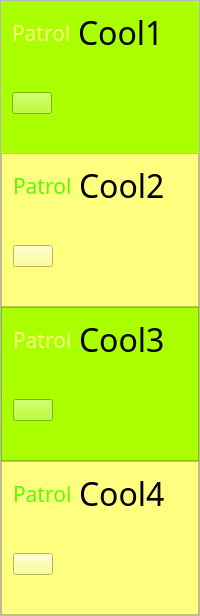
              <widget class="QFrame" name="frame_19">
               <property name="frameShape">
                <enum>QFrame::StyledPanel</enum>
               </property>
               <property name="frameShadow">
                <enum>QFrame::Raised</enum>
               </property>
               <layout class="QVBoxLayout" name="verticalLayout_6">
                <property name="spacing">
                 <number>0</number>
                </property>
                <property name="leftMargin">
                 <number>0</number>
                </property>
                <property name="topMargin">
                 <number>0</number>
                </property>
                <property name="rightMargin">
                 <number>0</number>
                </property>
                <property name="bottomMargin">
                 <number>0</number>
                </property>
                <item>
                 <widget class="QFrame" name="frame_9">
                  <property name="sizePolicy">
                   <sizepolicy hsizetype="Preferred" vsizetype="Preferred">
                    <horstretch>0</horstretch>
                    <verstretch>0</verstretch>
                   </sizepolicy>
                  </property>
                  <property name="minimumSize">
                   <size>
                    <width>0</width>
                    <height>0</height>
                   </size>
                  </property>
                  <property name="maximumSize">
                   <size>
                    <width>16777215</width>
                    <height>16777215</height>
                   </size>
                  </property>
                  <property name="styleSheet">
                   <string notr="true">background-color: rgb(170, 255, 0)</string>
                  </property>
                  <property name="frameShape">
                   <enum>QFrame::NoFrame</enum>
                  </property>
                  <property name="frameShadow">
                   <enum>QFrame::Plain</enum>
                  </property>
                  <property name="lineWidth">
                   <number>0</number>
                  </property>
                  <layout class="QGridLayout" name="gridLayout_8">
                   <property name="leftMargin">
                    <number>11</number>
                   </property>
                   <property name="spacing">
                    <number>7</number>
                   </property>
                   <item row="0" column="0">
                    <widget class="QLabel" name="team1_patrol">
                     <property name="font">
                      <font>
                       <family>Berlin Sans FB</family>
                       <pointsize>16</pointsize>
                      </font>
                     </property>
                     <property name="styleSheet">
                      <string notr="true">color: rgb(255, 255, 127);</string>
                     </property>
                     <property name="text">
                      <string>Patrol</string>
                     </property>
                    </widget>
                   </item>
                   <item row="0" column="1">
                    <widget class="QLabel" name="team1_cool">
                     <property name="font">
                      <font>
                       <family>Berlin Sans FB</family>
                       <pointsize>24</pointsize>
                      </font>
                     </property>
                     <property name="text">
                      <string>Cool1</string>
                     </property>
                    </widget>
                   </item>
                   <item row="1" column="0">
                    <widget class="QPushButton" name="pushButton_team1_choice">
                     <property name="sizePolicy">
                      <sizepolicy hsizetype="Maximum" vsizetype="Fixed">
                       <horstretch>0</horstretch>
                       <verstretch>0</verstretch>
                      </sizepolicy>
                     </property>
                     <property name="text">
                      <string/>
                     </property>
                     <property name="icon">
                      <iconset>
                       <selectedon>../icons/Question.png</selectedon>
                      </iconset>
                     </property>
                     <property name="iconSize">
                      <size>
                       <width>104</width>
                       <height>75</height>
                      </size>
                     </property>
                    </widget>
                   </item>
                   <item row="1" column="1">
                    <widget class="QLabel" name="team1_score">
                     <property name="font">
                      <font>
                       <family>Berlin Sans FB</family>
                       <pointsize>45</pointsize>
                      </font>
                     </property>
                     <property name="text">
                      <string/>
                     </property>
                     <property name="margin">
                      <number>0</number>
                     </property>
                    </widget>
                   </item>
                  </layout>
                 </widget>
                </item>
                <item>
                 <widget class="QFrame" name="frame_10">
                  <property name="sizePolicy">
                   <sizepolicy hsizetype="Preferred" vsizetype="Preferred">
                    <horstretch>0</horstretch>
                    <verstretch>0</verstretch>
                   </sizepolicy>
                  </property>
                  <property name="minimumSize">
                   <size>
                    <width>0</width>
                    <height>0</height>
                   </size>
                  </property>
                  <property name="maximumSize">
                   <size>
                    <width>16777215</width>
                    <height>16777215</height>
                   </size>
                  </property>
                  <property name="styleSheet">
                   <string notr="true">background-color:rgb(255, 255, 127)</string>
                  </property>
                  <property name="frameShape">
                   <enum>QFrame::StyledPanel</enum>
                  </property>
                  <property name="frameShadow">
                   <enum>QFrame::Raised</enum>
                  </property>
                  <layout class="QGridLayout" name="gridLayout_6">
                   <property name="leftMargin">
                    <number>11</number>
                   </property>
                   <property name="spacing">
                    <number>7</number>
                   </property>
                   <item row="0" column="0">
                    <widget class="QLabel" name="team2_patrol">
                     <property name="font">
                      <font>
                       <family>Berlin Sans FB</family>
                       <pointsize>16</pointsize>
                      </font>
                     </property>
                     <property name="styleSheet">
                      <string notr="true">color: rgb(85, 255, 0);</string>
                     </property>
                     <property name="text">
                      <string>Patrol</string>
                     </property>
                    </widget>
                   </item>
                   <item row="0" column="1">
                    <widget class="QLabel" name="team2_cool">
                     <property name="font">
                      <font>
                       <family>Berlin Sans FB</family>
                       <pointsize>24</pointsize>
                      </font>
                     </property>
                     <property name="text">
                      <string>Cool2</string>
                     </property>
                    </widget>
                   </item>
                   <item row="1" column="0">
                    <widget class="QPushButton" name="pushButton_team2_choice">
                     <property name="sizePolicy">
                      <sizepolicy hsizetype="Maximum" vsizetype="Fixed">
                       <horstretch>0</horstretch>
                       <verstretch>0</verstretch>
                      </sizepolicy>
                     </property>
                     <property name="text">
                      <string/>
                     </property>
                     <property name="icon">
                      <iconset>
                       <selectedon>../icons/Question.png</selectedon>
                      </iconset>
                     </property>
                     <property name="iconSize">
                      <size>
                       <width>104</width>
                       <height>75</height>
                      </size>
                     </property>
                    </widget>
                   </item>
                   <item row="1" column="1">
                    <widget class="QLabel" name="team2_score">
                     <property name="font">
                      <font>
                       <family>Berlin Sans FB</family>
                       <pointsize>45</pointsize>
                      </font>
                     </property>
                     <property name="text">
                      <string/>
                     </property>
                     <property name="margin">
                      <number>0</number>
                     </property>
                    </widget>
                   </item>
                  </layout>
                 </widget>
                </item>
                <item>
                 <widget class="QFrame" name="frame_11">
                  <property name="sizePolicy">
                   <sizepolicy hsizetype="Preferred" vsizetype="Preferred">
                    <horstretch>0</horstretch>
                    <verstretch>0</verstretch>
                   </sizepolicy>
                  </property>
                  <property name="minimumSize">
                   <size>
                    <width>0</width>
                    <height>0</height>
                   </size>
                  </property>
                  <property name="maximumSize">
                   <size>
                    <width>16777215</width>
                    <height>16777215</height>
                   </size>
                  </property>
                  <property name="styleSheet">
                   <string notr="true">background-color: rgb(170, 255, 0)</string>
                  </property>
                  <property name="frameShape">
                   <enum>QFrame::StyledPanel</enum>
                  </property>
                  <property name="frameShadow">
                   <enum>QFrame::Raised</enum>
                  </property>
                  <layout class="QGridLayout" name="gridLayout_7">
                   <property name="leftMargin">
                    <number>11</number>
                   </property>
                   <property name="spacing">
                    <number>7</number>
                   </property>
                   <item row="0" column="0">
                    <widget class="QLabel" name="team3_patrol">
                     <property name="font">
                      <font>
                       <family>Berlin Sans FB</family>
                       <pointsize>16</pointsize>
                      </font>
                     </property>
                     <property name="styleSheet">
                      <string notr="true">color: rgb(255, 255, 127);</string>
                     </property>
                     <property name="text">
                      <string>Patrol</string>
                     </property>
                    </widget>
                   </item>
                   <item row="0" column="1">
                    <widget class="QLabel" name="team3_cool">
                     <property name="font">
                      <font>
                       <family>Berlin Sans FB</family>
                       <pointsize>24</pointsize>
                      </font>
                     </property>
                     <property name="text">
                      <string>Cool3</string>
                     </property>
                    </widget>
                   </item>
                   <item row="1" column="0">
                    <widget class="QPushButton" name="pushButton_team3_choice">
                     <property name="sizePolicy">
                      <sizepolicy hsizetype="Maximum" vsizetype="Fixed">
                       <horstretch>0</horstretch>
                       <verstretch>0</verstretch>
                      </sizepolicy>
                     </property>
                     <property name="text">
                      <string/>
                     </property>
                     <property name="icon">
                      <iconset>
                       <selectedon>../icons/Question.png</selectedon>
                      </iconset>
                     </property>
                     <property name="iconSize">
                      <size>
                       <width>104</width>
                       <height>75</height>
                      </size>
                     </property>
                    </widget>
                   </item>
                   <item row="1" column="1">
                    <widget class="QLabel" name="team3_score">
                     <property name="font">
                      <font>
                       <family>Berlin Sans FB</family>
                       <pointsize>45</pointsize>
                      </font>
                     </property>
                     <property name="text">
                      <string/>
                     </property>
                     <property name="margin">
                      <number>0</number>
                     </property>
                    </widget>
                   </item>
                  </layout>
                 </widget>
                </item>
                <item>
                 <widget class="QFrame" name="frame_12">
                  <property name="sizePolicy">
                   <sizepolicy hsizetype="Preferred" vsizetype="Preferred">
                    <horstretch>0</horstretch>
                    <verstretch>0</verstretch>
                   </sizepolicy>
                  </property>
                  <property name="minimumSize">
                   <size>
                    <width>0</width>
                    <height>0</height>
                   </size>
                  </property>
                  <property name="maximumSize">
                   <size>
                    <width>16777215</width>
                    <height>16777215</height>
                   </size>
                  </property>
                  <property name="styleSheet">
                   <string notr="true">background-color:rgb(255, 255, 127)</string>
                  </property>
                  <property name="frameShape">
                   <enum>QFrame::StyledPanel</enum>
                  </property>
                  <property name="frameShadow">
                   <enum>QFrame::Raised</enum>
                  </property>
                  <layout class="QGridLayout" name="gridLayout_9">
                   <property name="leftMargin">
                    <number>11</number>
                   </property>
                   <property name="spacing">
                    <number>7</number>
                   </property>
                   <item row="1" column="1">
                    <widget class="QLabel" name="team4_score">
                     <property name="font">
                      <font>
                       <family>Berlin Sans FB</family>
                       <pointsize>45</pointsize>
                      </font>
                     </property>
                     <property name="text">
                      <string/>
                     </property>
                     <property name="margin">
                      <number>0</number>
                     </property>
                    </widget>
                   </item>
                   <item row="0" column="1">
                    <widget class="QLabel" name="team4_cool">
                     <property name="font">
                      <font>
                       <family>Berlin Sans FB</family>
                       <pointsize>24</pointsize>
                      </font>
                     </property>
                     <property name="text">
                      <string>Cool4</string>
                     </property>
                    </widget>
                   </item>
                   <item row="1" column="0">
                    <widget class="QPushButton" name="pushButton_team4_choice">
                     <property name="sizePolicy">
                      <sizepolicy hsizetype="Maximum" vsizetype="Fixed">
                       <horstretch>0</horstretch>
                       <verstretch>0</verstretch>
                      </sizepolicy>
                     </property>
                     <property name="text">
                      <string/>
                     </property>
                     <property name="icon">
                      <iconset>
                       <selectedon>../icons/Question.png</selectedon>
                      </iconset>
                     </property>
                     <property name="iconSize">
                      <size>
                       <width>104</width>
                       <height>75</height>
                      </size>
                     </property>
                    </widget>
                   </item>
                   <item row="0" column="0">
                    <widget class="QLabel" name="team4_patrol">
                     <property name="font">
                      <font>
                       <family>Berlin Sans FB</family>
                       <pointsize>16</pointsize>
                      </font>
                     </property>
                     <property name="styleSheet">
                      <string notr="true">color: rgb(85, 255, 0);</string>
                     </property>
                     <property name="text">
                      <string>Patrol</string>
                     </property>
                    </widget>
                   </item>
                  </layout>
                 </widget>
                </item>
               </layout>
              </widget>
